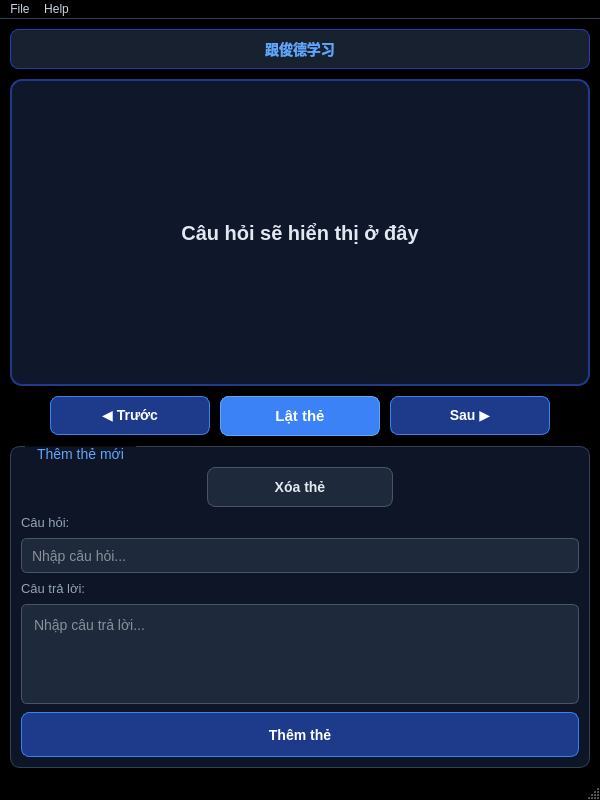
<?xml version="1.0" encoding="UTF-8"?>
<ui version="4.0">
 <class>MainWindow</class>
 <widget class="QMainWindow" name="MainWindow">
  <property name="geometry">
   <rect>
    <x>0</x>
    <y>0</y>
    <width>600</width>
    <height>800</height> <!-- Giảm chiều cao để hiển thị tốt hơn -->
   </rect>
  </property>
  <property name="minimumSize">
   <size>
    <width>400</width>
    <height>500</height>
   </size>
  </property>
  <property name="maximumSize">
   <size>
    <width>16777215</width>
    <height>16777215</height>
   </size>
  </property>
  <property name="windowTitle">
   <string>Flashcard Học Tập</string>
  </property>
  <property name="styleSheet">
   <string notr="true">/* ===== GIAO DIỆN ĐEN &amp; XANH DƯƠNG TỐI GIẢN ===== */

/* TOÀN BỘ CỬA SỔ - Chỉ màu đen */
QMainWindow {
    background-color: #000000;
    font-family: 'Segoe UI', system-ui, sans-serif;
    color: #ffffff;
}

/* Container chính - Linh hoạt */
QWidget#centralwidget {
    background-color: #000000;
    padding: 5px;
}

/* ===== HEADER - Đếm thẻ ===== */
QLabel#labelCounter {
    font-size: 14px;
    font-weight: 500;
    color: #60a5fa; /* Xanh dương sáng */
    background-color: rgba(30, 41, 59, 0.8); /* Xanh than đậm */
    border: 1px solid #1e40af; /* Viền xanh đậm */
    padding: 8px 16px;
    border-radius: 8px;
    text-align: center;
}

/* ===== FLASHCARD CHÍNH ===== */
QLabel#labelFlashcard {
    background-color: #0f172a; /* Xanh đen đậm */
    color: #e2e8f0; /* Trắng xám */
    border: 2px solid #1e3a8a; /* Viền navy */
    border-radius: 12px;
    padding: 30px 20px;
    font-size: 20px;
    font-weight: 500;
    text-align: center;
    /* Cho phép text wrap và co dãn */
    word-wrap: break-word;
}

QLabel#labelFlashcard:hover {
    border-color: #3b82f6; /* Xanh điện khi hover */
    background-color: #1e293b;
}

/* ===== NÚT ĐIỀU KHIỂN - Chỉ 3 nút chính ===== */
QPushButton {
    background-color: #1e3a8a; /* Navy */
    color: white;
    border: 1px solid #3b82f6;
    border-radius: 8px;
    padding: 10px 15px;
    font-size: 14px;
    font-weight: 500;
}

QPushButton:hover {
    background-color: #2563eb; /* Xanh sáng hơn */
    border-color: #60a5fa;
}

QPushButton:pressed {
    background-color: #1e40af; /* Xanh đậm hơn */
}

/* Nút Lật thẻ - nổi bật hơn */
QPushButton#btnFlip {
    background-color: #3b82f6; /* Xanh điện */
    font-weight: 600;
    font-size: 15px;
    border: 1px solid #60a5fa;
}

QPushButton#btnFlip:hover {
    background-color: #2563eb;
}

/* ===== NÚT XÓA ===== */
QPushButton#btnDelete {
    background-color: #1e293b; /* Xanh than đậm */
    color: #e2e8f0;
    border: 1px solid #475569;
    border-radius: 8px;
    padding: 8px 15px;
    font-size: 14px;
    font-weight: 500;
}

QPushButton#btnDelete:hover {
    background-color: #334155; /* Xanh than sáng hơn */
    border-color: #64748b;
}

/* ===== NHÓM THÊM THẺ MỚI ===== */
QGroupBox {
    background-color: rgba(15, 23, 42, 0.9); /* Xanh đen trong suốt */
    border: 1px solid #334155; /* Xám xanh */
    border-radius: 10px;
    color: #cbd5e1;
    font-size: 14px;
}

QGroupBox::title {
    color: #60a5fa; /* Xanh sáng */
    subcontrol-origin: margin;
    left: 15px;
    padding: 0 10px;
    font-weight: 600;
}

/* ===== Ô NHẬP LIỆU ===== */
QLineEdit, QTextEdit {
    background-color: #1e293b; /* Xanh than */
    color: #f1f5f9; /* Trắng nhẹ */
    border: 1px solid #475569; /* Xám xanh */
    border-radius: 6px;
    padding: 8px;
    font-size: 14px;
    selection-background-color: #3b82f6;
}

QLineEdit:focus, QTextEdit:focus {
    border: 1px solid #3b82f6;
    background-color: #0f172a;
}

QLineEdit::placeholder, QTextEdit::placeholder {
    color: #94a3b8; /* Xám nhạt */
    font-style: italic;
}

/* ===== NÚT THÊM ===== */
QPushButton#btnAdd {
    background-color: #1e3a8a; /* Navy (giống nút chính) */
    border: 1px solid #3b82f6;
}

QPushButton#btnAdd:hover {
    background-color: #2563eb;
}

/* ===== MENU BAR ===== */
QMenuBar {
    background-color: #000000;
    color: #cbd5e1;
    border-bottom: 1px solid #334155;
}

QMenuBar::item:selected {
    background-color: rgba(59, 130, 246, 0.2);
    color: #60a5fa;
}

QMenu {
    background-color: #0f172a;
    color: #e2e8f0;
    border: 1px solid #334155;
}

QMenu::item:selected {
    background-color: #3b82f6;
    color: white;
}

/* ===== SCROLLBAR ===== */
QScrollBar:vertical {
    background-color: #1e293b;
    width: 10px;
    border-radius: 5px;
}

QScrollBar::handle:vertical {
    background-color: #475569;
    border-radius: 5px;
    min-height: 20px;
}

QScrollBar::handle:vertical:hover {
    background-color: #64748b;
}

/* ===== LABEL PHỤ ===== */
QLabel {
    color: #94a3b8;
    font-size: 13px;
}</string>
  </property>
  <widget class="QWidget" name="centralwidget">
   <property name="sizePolicy">
    <sizepolicy hsizetype="Expanding" vsizetype="Expanding">
     <horstretch>0</horstretch>
     <verstretch>0</verstretch>
    </sizepolicy>
   </property>
   <layout class="QVBoxLayout" name="verticalLayout" stretch="0,1,0,1">
    <property name="spacing">
     <number>10</number>
    </property>
    <property name="leftMargin">
     <number>10</number>
    </property>
    <property name="topMargin">
     <number>10</number>
    </property>
    <property name="rightMargin">
     <number>10</number>
    </property>
    <property name="bottomMargin">
     <number>10</number>
    </property>
    <item>
     <widget class="QLabel" name="labelCounter">
      <property name="sizePolicy">
       <sizepolicy hsizetype="Preferred" vsizetype="Fixed">
        <horstretch>0</horstretch>
        <verstretch>0</verstretch>
       </sizepolicy>
      </property>
      <property name="font">
       <font>
        <pointsize>14</pointsize>
        <weight>62</weight>
        <bold>true</bold>
       </font>
      </property>
      <property name="text">
       <string>跟俊德学习</string>
      </property>
      <property name="alignment">
       <set>Qt::AlignCenter</set>
      </property>
     </widget>
    </item>
    <item>
     <widget class="QLabel" name="labelFlashcard">
      <property name="sizePolicy">
       <sizepolicy hsizetype="Expanding" vsizetype="Expanding">
        <horstretch>0</horstretch>
        <verstretch>0</verstretch>
       </sizepolicy>
      </property>
      <property name="minimumSize">
       <size>
        <width>0</width>
        <height>200</height>
       </size>
      </property>
      <property name="font">
       <font>
        <pointsize>18</pointsize>
        <weight>62</weight>
        <bold>true</bold>
       </font>
      </property>
      <property name="text">
       <string>Câu hỏi sẽ hiển thị ở đây</string>
      </property>
      <property name="alignment">
       <set>Qt::AlignCenter</set>
      </property>
      <property name="wordWrap">
       <bool>true</bool>
      </property>
     </widget>
    </item>
    <item>
     <layout class="QHBoxLayout" name="horizontalLayout">
      <property name="spacing">
       <number>10</number>
      </property>
      <item>
       <spacer name="horizontalSpacer_2">
        <property name="orientation">
         <enum>Qt::Horizontal</enum>
        </property>
        <property name="sizeHint" stdset="0">
         <size>
          <width>40</width>
          <height>20</height>
         </size>
        </property>
       </spacer>
      </item>
      <item>
       <widget class="QPushButton" name="btnPrev">
        <property name="sizePolicy">
         <sizepolicy hsizetype="Expanding" vsizetype="Fixed">
          <horstretch>1</horstretch>
          <verstretch>0</verstretch>
         </sizepolicy>
        </property>
        <property name="font">
         <font>
          <pointsize>12</pointsize>
          <weight>62</weight>
          <bold>true</bold>
         </font>
        </property>
        <property name="text">
         <string>◀ Trước</string>
        </property>
       </widget>
      </item>
      <item>
       <widget class="QPushButton" name="btnFlip">
        <property name="sizePolicy">
         <sizepolicy hsizetype="Expanding" vsizetype="Fixed">
          <horstretch>1</horstretch>
          <verstretch>0</verstretch>
         </sizepolicy>
        </property>
        <property name="font">
         <font>
          <pointsize>13</pointsize>
          <weight>75</weight>
          <bold>true</bold>
         </font>
        </property>
        <property name="text">
         <string>Lật thẻ</string>
        </property>
       </widget>
      </item>
      <item>
       <widget class="QPushButton" name="btnNext">
        <property name="sizePolicy">
         <sizepolicy hsizetype="Expanding" vsizetype="Fixed">
          <horstretch>1</horstretch>
          <verstretch>0</verstretch>
         </sizepolicy>
        </property>
        <property name="font">
         <font>
          <pointsize>12</pointsize>
          <weight>62</weight>
          <bold>true</bold>
         </font>
        </property>
        <property name="text">
         <string>Sau ▶</string>
        </property>
       </widget>
      </item>
      <item>
       <spacer name="horizontalSpacer_3">
        <property name="orientation">
         <enum>Qt::Horizontal</enum>
        </property>
        <property name="sizeHint" stdset="0">
         <size>
          <width>40</width>
          <height>20</height>
         </size>
        </property>
       </spacer>
      </item>
     </layout>
    </item>
    <item>
     <widget class="QGroupBox" name="groupBox">
      <property name="sizePolicy">
       <sizepolicy hsizetype="Expanding" vsizetype="Expanding">
        <horstretch>0</horstretch>
        <verstretch>0</verstretch>
       </sizepolicy>
      </property>
      <property name="title">
       <string>Thêm thẻ mới</string>
      </property>
      <layout class="QVBoxLayout" name="verticalLayout_2">
       <property name="spacing">
        <number>8</number>
       </property>
       <property name="leftMargin">
        <number>10</number>
       </property>
       <property name="topMargin">
        <number>20</number>
       </property>
       <property name="rightMargin">
        <number>10</number>
       </property>
       <property name="bottomMargin">
        <number>10</number>
       </property>
       <item>
        <layout class="QHBoxLayout" name="horizontalLayout_2">
         <item>
          <spacer name="horizontalSpacer">
           <property name="orientation">
            <enum>Qt::Horizontal</enum>
           </property>
           <property name="sizeHint" stdset="0">
            <size>
             <width>40</width>
             <height>20</height>
            </size>
           </property>
          </spacer>
         </item>
         <item>
          <widget class="QPushButton" name="btnDelete">
           <property name="sizePolicy">
            <sizepolicy hsizetype="Expanding" vsizetype="Fixed">
             <horstretch>0</horstretch>
             <verstretch>0</verstretch>
            </sizepolicy>
           </property>
           <property name="minimumSize">
            <size>
             <width>0</width>
             <height>40</height>
            </size>
           </property>
           <property name="font">
            <font>
             <pointsize>12</pointsize>
             <weight>62</weight>
             <bold>true</bold>
            </font>
           </property>
           <property name="text">
            <string>Xóa thẻ</string>
           </property>
          </widget>
         </item>
         <item>
          <spacer name="horizontalSpacer_4">
           <property name="orientation">
            <enum>Qt::Horizontal</enum>
           </property>
           <property name="sizeHint" stdset="0">
            <size>
             <width>40</width>
             <height>20</height>
            </size>
           </property>
          </spacer>
         </item>
        </layout>
       </item>
       <item>
        <widget class="QLabel" name="label">
         <property name="sizePolicy">
          <sizepolicy hsizetype="Preferred" vsizetype="Fixed">
           <horstretch>0</horstretch>
           <verstretch>0</verstretch>
          </sizepolicy>
         </property>
         <property name="font">
          <font>
           <pointsize>12</pointsize>
          </font>
         </property>
         <property name="text">
          <string>Câu hỏi:</string>
         </property>
        </widget>
       </item>
       <item>
        <widget class="QLineEdit" name="txtQuestion">
         <property name="sizePolicy">
          <sizepolicy hsizetype="Expanding" vsizetype="Fixed">
           <horstretch>0</horstretch>
           <verstretch>0</verstretch>
          </sizepolicy>
         </property>
         <property name="minimumSize">
          <size>
           <width>0</width>
           <height>35</height>
          </size>
         </property>
         <property name="font">
          <font>
           <pointsize>12</pointsize>
          </font>
         </property>
         <property name="placeholderText">
          <string>Nhập câu hỏi...</string>
         </property>
        </widget>
       </item>
       <item>
        <widget class="QLabel" name="label_2">
         <property name="sizePolicy">
          <sizepolicy hsizetype="Preferred" vsizetype="Fixed">
           <horstretch>0</horstretch>
           <verstretch>0</verstretch>
          </sizepolicy>
         </property>
         <property name="font">
          <font>
           <pointsize>12</pointsize>
          </font>
         </property>
         <property name="text">
          <string>Câu trả lời:</string>
         </property>
        </widget>
       </item>
       <item>
        <widget class="QTextEdit" name="txtAnswer">
         <property name="sizePolicy">
          <sizepolicy hsizetype="Expanding" vsizetype="Expanding">
           <horstretch>0</horstretch>
           <verstretch>0</verstretch>
          </sizepolicy>
         </property>
         <property name="minimumSize">
          <size>
           <width>0</width>
           <height>100</height>
          </size>
         </property>
         <property name="font">
          <font>
           <pointsize>12</pointsize>
          </font>
         </property>
         <property name="placeholderText">
          <string>Nhập câu trả lời...</string>
         </property>
        </widget>
       </item>
       <item>
        <widget class="QPushButton" name="btnAdd">
         <property name="sizePolicy">
          <sizepolicy hsizetype="Expanding" vsizetype="Fixed">
           <horstretch>0</horstretch>
           <verstretch>0</verstretch>
          </sizepolicy>
         </property>
         <property name="minimumSize">
          <size>
           <width>0</width>
           <height>45</height>
          </size>
         </property>
         <property name="font">
          <font>
           <pointsize>13</pointsize>
           <weight>62</weight>
           <bold>true</bold>
          </font>
         </property>
         <property name="text">
          <string>Thêm thẻ</string>
         </property>
        </widget>
       </item>
      </layout>
     </widget>
    </item>
   </layout>
  </widget>
  <widget class="QMenuBar" name="menubar">
   <property name="geometry">
    <rect>
     <x>0</x>
     <y>0</y>
     <width>600</width>
     <height>23</height>
    </rect>
   </property>
   <widget class="QMenu" name="menuFile">
    <property name="title">
     <string>File</string>
    </property>
    <addaction name="actionNew"/>
    <addaction name="actionOpen"/>
    <addaction name="actionSave"/>
    <addaction name="separator"/>
    <addaction name="actionExit"/>
   </widget>
   <widget class="QMenu" name="menuHelp">
    <property name="title">
     <string>Help</string>
    </property>
    <addaction name="actionAbout"/>
   </widget>
   <addaction name="menuFile"/>
   <addaction name="menuHelp"/>
  </widget>
  <widget class="QStatusBar" name="statusbar"/>
  <action name="actionNew">
   <property name="text">
    <string>New</string>
   </property>
  </action>
  <action name="actionOpen">
   <property name="text">
    <string>Open...</string>
   </property>
  </action>
  <action name="actionSave">
   <property name="text">
    <string>Save</string>
   </property>
  </action>
  <action name="actionExit">
   <property name="text">
    <string>Exit</string>
   </property>
  </action>
  <action name="actionAbout">
   <property name="text">
    <string>About</string>
   </property>
  </action>
 </widget>
 <resources/>
 <connections/>
</ui>
